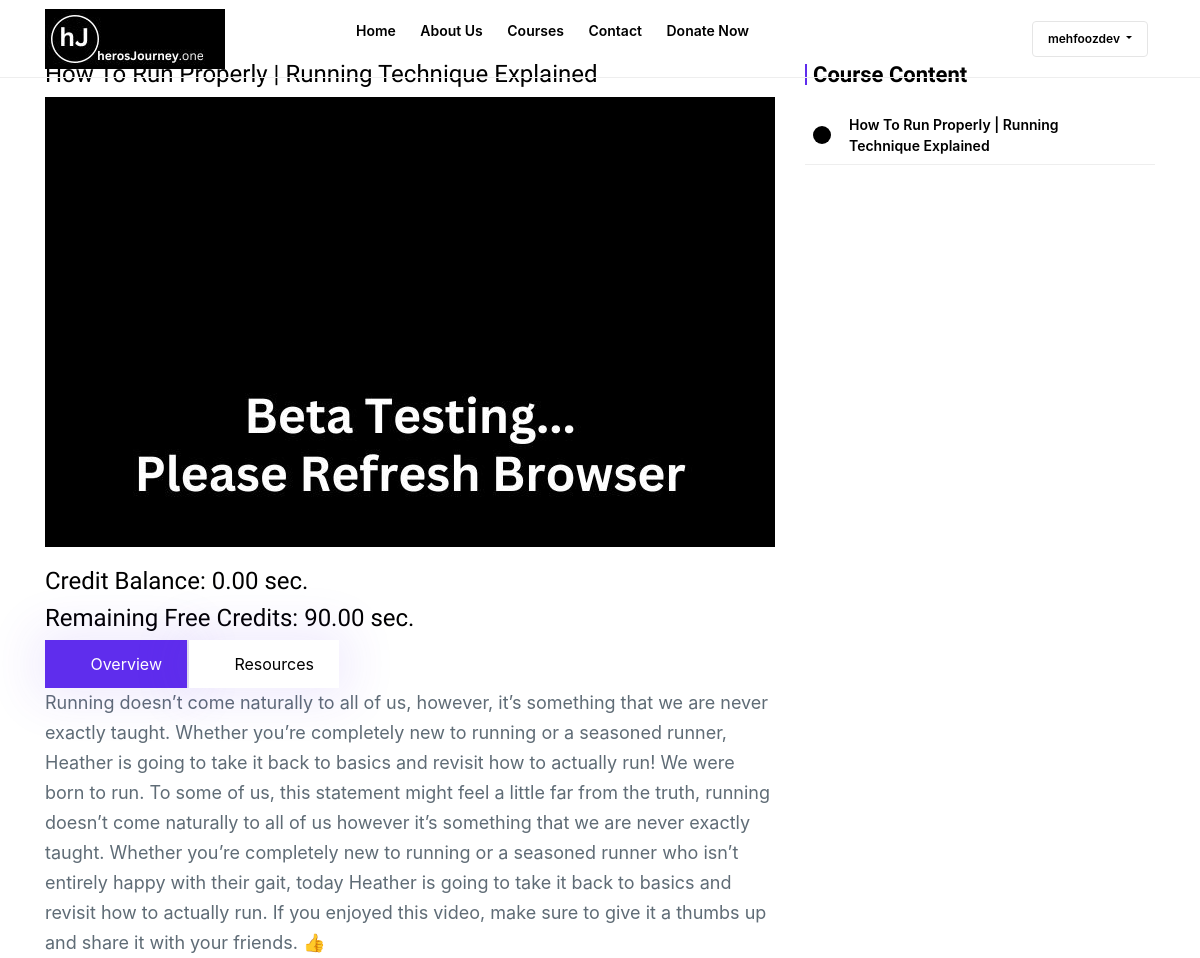
The page /course-page/how_to_run_properly/?lecture=1 (signed in, upper part) on the database as committed earlier.
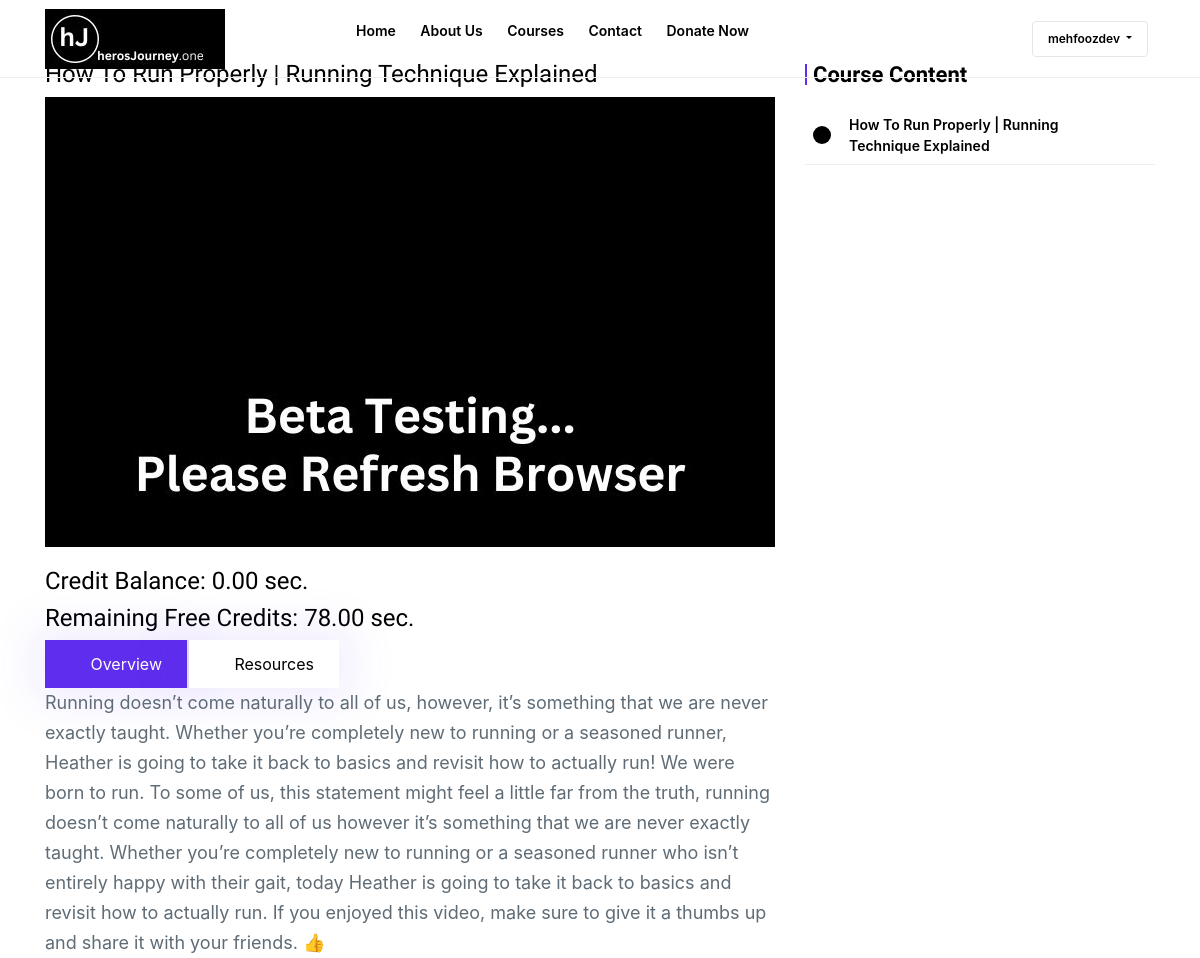
The same page on the database as committed later.
### base/models.py (models this page shows, shortened)
class UserProfile(models.Model):
    user = models.OneToOneField(User, on_delete=models.CASCADE)
    course = models.ManyToManyField(Course, blank=True)
    date = models.DateTimeField(auto_now=True)
    credits = models.DecimalField(max_digits=8, decimal_places=2, default=0)
    free_credits = models.DecimalField(max_digits=8, decimal_places=2, default=18000)  # 5 hours in seconds

### base/views.py (the view)
# urls.py: path('course-page/<str:slug>/', views.coursePage, name='course-detail'),
@login_required
def coursePage(request, slug):
    if request.user.is_authenticated:
        course = get_object_or_404(Course, slug=slug)
        user_profile = UserProfile.objects.get(user=request.user)
        videos = course.video_set.all().order_by('serial_number')
        serial_number = request.GET.get('lecture')
        try:
            video = Video.objects.get(serial_number=serial_number, course=course)
        except ObjectDoesNotExist:
            return HttpResponse("Video not found.", status=404)
        video = Video.objects.get(serial_number=serial_number, course=course)
        credit_balance = user_profile.credits
        remaining_free_credits = user_profile.free_credits
        return render(request, 'base/course_page.html', {'videos':videos,'course': course, 'video':video, 'remaining_free_credits': remaining_free_credits, 'credit_balance': credit_balance})
    else:
        return redirect('login')

### base/models.py (called while the page is built)
    def __str__(self):
        return self.title

### base/templates/base/course_page.html (shortened to what the changed rows need)
{% extends "base/base.html" %}
{% load static %}
{% block content %}
    <main class="main_wrapper">
        <div class="blogarea__2 sp_top_100 sp_bottom_100">
            <div class="container">
                <div class="row">
                    <div class="col-xl-8 col-lg-8 col-md-8 col-sm-8 col-xs-8">
                        <div class="blog__details__content__wraper">
                            <div class="course__details__tab__wrapper" data-aos="fade-up">
                                <div class="row mt-2">
                                    <div class="col-xl-12">
                                        <div>
                                            <h4>Credit Balance: <span id="credit-balance">{{ credit_balance }} sec.</span></h4>
                                            <h4>Remaining Free Credits: <span id="remaining-free-credits">{{ remaining_free_credits }}</span> sec.</h4>
                                        </div>
                                    </div>
                                </div>
                            </div>
                        </div>
                    </div>
                </div>
            </div>
        </div>
    </main>
{% endblock content %}

Rows that differ between the two databases and show on the page:
changed UserProfile: free_credits "90.00" → "78.00"
